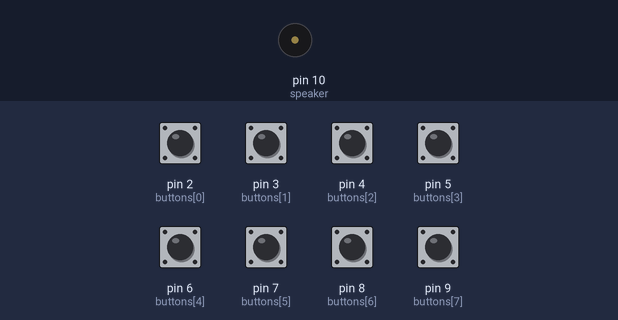
Bench run of a sketch on a simulated Arduino Uno, built with avr-gcc and run on an emulated ATmega328P. Parts: buzzer (waves = sounding). The test bench sets the inputs (shaded band); at power-on: pin 2 (buttons[0]), pin 3 (buttons[1]), pin 4 (buttons[2]), pin 5 (buttons[3]), pin 6 (buttons[4]), pin 7 (buttons[5]), pin 8 (buttons[6]), pin 9 (buttons[7]) HIGH.

Above: at 1.2 s.
1.3 s: pin 2 (buttons[0]) pulled LOW for 0.15 s
At 1.37 s:
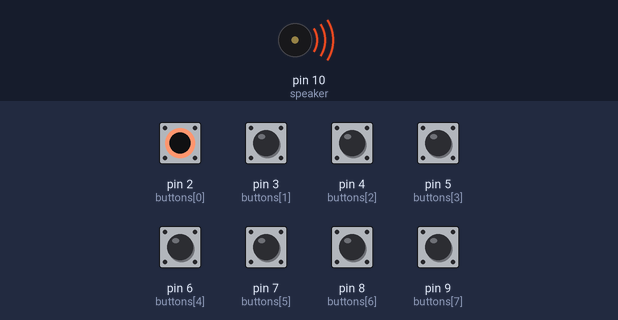
Timing chart, 0 to 4.3 s (numbered marks = the images above; inputs shaded):
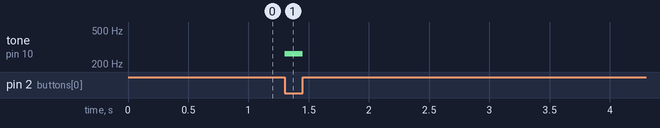

Measured:
- after the input at 1.3 s, tone on pin 10 (speaker): silent → 262 Hz at once, → silent 0.15 s later

The sketch:

8Key_Arduino_Piano.ino
```cpp
// Project 06: 8-key Arduino mini piano
// Buttons D2-D9 -> button -> GND, using INPUT_PULLUP.
// Speaker output: D10.
// Notes: C4 D4 E4 F4 G4 A4 B4 C5.
// Frequencies: 262 294 330 349 392 440 494 523 Hz.
//
// Do NOT connect a 4-ohm speaker directly to an Arduino GPIO.
// Use a suitable driver/amplifier. A 2N2222 is not a 2 W audio amplifier.

const int speaker = 10;

const int buttons[8] = {2,3,4,5,6,7,8,9};

const int notes[8] = {
  262, 294, 330, 349,
  392, 440, 494, 523
};

void setup() {
  pinMode(speaker, OUTPUT);

  for (int i = 0; i < 8; i++)
    pinMode(buttons[i], INPUT_PULLUP);
}

void loop() {
  bool notePlaying = false;

  for (int i = 0; i < 8; i++) {
    if (digitalRead(buttons[i]) == LOW) {
      tone(speaker, notes[i]);
      notePlaying = true;
      break;
    }
  }

  if (!notePlaying)
    noTone(speaker);
}
```
